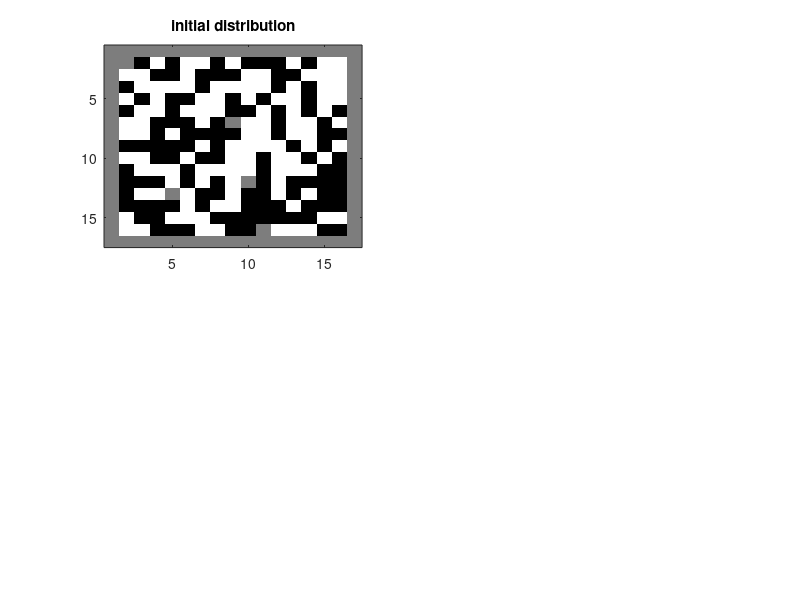

Source code (MATLAB): (Note: this script raises an error after producing the figure.)
close all; clear all 
clc; 


%% Step 1: Initial Allocation of Households on the Checkboard
rand('seed',0);     % initializes the random number generator
parcel = randperm(225)';
resarea = zeros(15,15);
resarea(parcel(1:110)) = 1;       % black
resarea(parcel(111:220)) = -1;    % whites
clear parcel;

resareaaug = zeros(17,17); resareaaug(2:16,2:16) = resarea;
subplot(2,2,1); 
imagesc(resareaaug);  % create a colored plot of the matrix values
colormap(flipud(gray));
title(['initial distribution']);


%% Step 2: Dynamics
racism = 0.51;
numplot = 1;
for niter = 1:45;
    mover = [];     % the matrix mover includes all indices of people that are looking for a new house
    freehouse = []; % the matrix freehouse includes all indices of ex post free houses
    for i = 2:16;
        for j = 2:16
            neighbors = resareaaug( (i-1):(i+1), (j-1):(j+1) );
            DD_white = logical(neighbors == -1);
            DD_free = logical(neighbors == 0);
            DD_black = logical(neighbors == 1);

            if resareaaug(i,j) == -1       % identify white 
                btow = (sum(DD_black(1,:)) + DD_black(2,1) + DD_black(2,3) + sum(DD_black(3,:)))/(8-sum(sum(DD_free))); %(sum(DD_white(1,:)) + DD_white(2,1) + DD_white(2,3) + sum(DD_white(3,:))); 
                if btow > racism 
                    mover = [mover; i,j,-1];
                end
            elseif resareaaug(i,j) == 1       % identify black 
                wtob = (sum(DD_white(1,:)) + DD_white(2,1) + DD_white(2,3) + sum(DD_white(3,:)))/(8-sum(sum(DD_free))); %(sum(DD_black(1,:)) + DD_black(2,1) + DD_black(2,3) + sum(DD_black(3,:))); 
                if wtob > racism 
                    mover = [mover; i,j,1];
                end
            elseif resareaaug(i,j) == 0     % identify non-occupied houses
                freehouse = [freehouse; i,j,0];
            end
        end
    end
    freehouse = [freehouse; mover];     % free houses is previously free and just becoming free
    
    nrow_mover = length(mover);
    nrow_freehouse = length(freehouse);
    parcel = randperm(nrow_freehouse)';     % prepare random allocation of movers to free houses by randomizing houses
    for k = 1:nrow_freehouse;
        if k <= nrow_mover
            resareaaug(freehouse(parcel(k),1),freehouse(parcel(k),2)) = mover(k,3);
        else
            resareaaug(freehouse(parcel(k),1),freehouse(parcel(k),2)) = 0;
        end
    end
    clear parcel;
    
    if rem(niter,15) == 0
        numplot = numplot+1;
        subplot(2,2,numplot);         
        imagesc(resareaaug);
        colormap(flipud(gray));
        title(['iteration ', num2str(niter)]);
    end
    %fprintf('iter = %.3d\n',niter);
end
